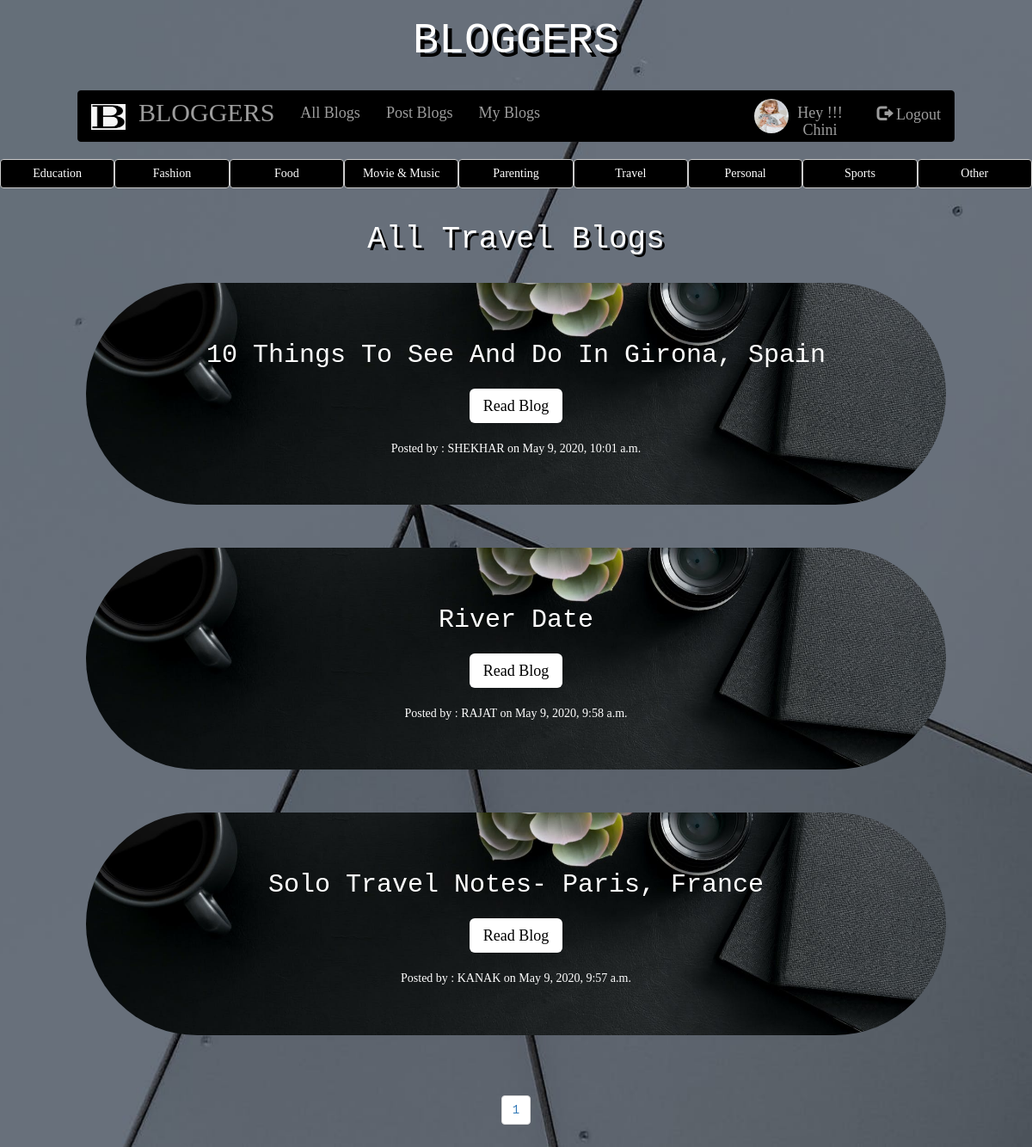
The app's page /travel_cat/ (signed in) with its own data.
### app1/models.py (models this page shows, shortened)
class Profile(models.Model):
    user = models.OneToOneField(User, on_delete = models.CASCADE)
    dob = models.DateField(null = True, blank = True)
    photo = models.ImageField(null = True,blank = True, default="avatar2.jpg")

class post(models.Model):
    STATUS_CHOICES = (('draft','Draft'),('published','Published'))
    CATEGORY_CHOICES = (('travel blogs','Travel Blogs'),('fashion blogs','Fashion Blogs'),('food blogs','Food Blogs'),('educational blogs','Educational Blogs'),('parenting blogs','Parenting Blogs'),('movie and music blogs','Movie And Music Blogs'),('sports blogs','Sports Blogs'),('personal blogs','Personal Blogs'),('other','Other'))
    title = models.CharField(max_length = 260)
    slug = models.SlugField(max_length = 264,unique_for_date='publish')
    author = models.ForeignKey(User,related_name='blog_posts',on_delete=models.CASCADE)
    body = models.TextField()
    publish = models.DateTimeField(default = timezone.now)
    created = models.DateTimeField(auto_now_add = True)
    updated = models.DateTimeField(auto_now_add = True)
    image = models.FileField(upload_to = "images/",default="blogger.jpg")
    status = models.CharField(max_length = 20,choices = STATUS_CHOICES,default = 'draft')
    category = models.CharField(max_length = 50,choices = CATEGORY_CHOICES,default = 'other')
    class Meta:
        ordering = ('-publish',)

### app1/views.py (the view)
# urls.py: path('travel_cat/',views.travel_category_view),
def travel_category_view(request):
    travel = post.objects.filter(category__iexact="travel blogs",status = 'published')
    paginator = Paginator(travel,per_page = 5) # for pagination
    page_number = request.GET.get('page',1) # for pagination
    page_obj = paginator.get_page(page_number) # for pagination
    return render(request,'app1/travel_category.html',
    {'travel':page_obj.object_list,
    'paginator':paginator, # for pagination
    'page_number':int(page_number) # for pagination
    })

### template/app1/travel_category.html (shortened to what this page needs)
{% extends 'app1/navbar.html' %}
{% block body_block %}
{% load static %}
  <body>
    <center>
      <div class="btn-group btn-group-justified" role="group" >
        <div class="btn-group" role="group">
          <a href="/educational_cat"><button type="button" class="btn btn-default" id="btngrp" >Education</button></a>
        </div>
        <div class="btn-group" role="group">
          <a href="/fashion_cat"><button type="button" class="btn btn-default" id="btngrp">Fashion</button></a>
        </div>
        <div class="btn-group" role="group">
          <a href="/food_cat"><button type="button" class="btn btn-default" id="btngrp">Food</button></a>
        </div>
        <div class="btn-group" role="group">
          <a href="/movie_music_cat"><button type="button" class="btn btn-default" id="btngrp">Movie & Music</button></a>
        </div>
        <div class="btn-group" role="group">
          <a href="/parenting_cat"><button type="button" class="btn btn-default" id="btngrp">Parenting</button></a>
        </div>
        <div class="btn-group" role="group">
          <a href="/travel_cat"><button type="button" class="btn btn-default" id="btngrp">Travel</button></a>
        </div>
        <div class="btn-group" role="group">
          <a href="/personal_cat"><button type="button" class="btn btn-default" id="btngrp">Personal</button></a>
        </div>
        <div class="btn-group" role="group">
          <a href="/sports_cat"><button type="button" class="btn btn-default" id="btngrp">Sports</button></a>
        </div>
        <div class="btn-group" role="group">
          <a href="/other_cat"><button type="button" class="btn btn-default" id="btngrp">Other</button></a>
        </div>
      </div><br>
      <h1 style="text-shadow:3px 3px black;">All Travel Blogs</h1><br>
      {% if travel %}
      {% for i in travel %}
      <div style="color:white;">
        <div class="jumbotron" style="width:1000px; border-radius:200px;" id="blogjumbo">
          <h2 class="display-4">{{i.title|title}}</h2>
          <br>
                <a class="btn-lg" href="/{{i.id}}" style="background:white; color:black; font-family:serif;">Read Blog</a>
                <br><br>
                <h5 style="font-family:serif;">Posted by : {{i.author|upper}}  on {{i.publish}}</h5>
        </div>
      </div><br>
      {% endfor %}
        {% else %}
          <div id="maindiv">
            <h1>No data found</h1>
          </div><br>
        {% endif %}
    <ul class="pagination">
      {% for i in paginator.page_range %}
        <li class="page-item" {% if i == page_number %} active {% endif %}>
          <a class="page-link" href="?page={{i}}">{{i}}</a>
        </li>
      {% endfor %}
    </ul>
  </body>
{% endblock %}

### template/app1/navbar.html (shortened to what this page needs)
<!DOCTYPE html>
{% load static %}
<html lang="en">
<head>
  <link rel="stylesheet" href="https://maxcdn.bootstrapcdn.com/bootstrap/3.4.1/css/bootstrap.min.css">
</head>
<body>
  <center>
<h1 style="text-shadow:5px 5px black; font-size:50px;">BLOGGERS</h1>
<br>
<nav class="navbar navbar-inverse" id="navi">
  <a class="navbar-brand">
   <img src="{% static 'images/b.png' %}" alt="Logo" style="width:40px;height:30px;">
 </a>
  <div class="container-fluid">
    <div class="navbar-header">
      <a class="navbar-brand" href="/" style="font-size:30px;">BLOGGERS</a>
    </div>
    <ul class="nav navbar-nav">
      <li><a href="/allblogs">All Blogs</a></li>
      <li><a href="/postblogs">Post Blogs</a></li>
      <li><a href="/myblogs">My Blogs</a></li>
    </ul>
    <ul class="nav navbar-nav navbar-right">
      {% if request.user.is_authenticated %}
      <li>
        {% if request.user.profile.photo %}
        <img src="{{request.user.profile.photo.url}}" class="img-rounded">
        {% else %}
        <img src="/media/avatar2.jpg" class="img-rounded">
        {% endif %}
        <a href="/edit_profile">Hey !!! {{user.get_username|title}}</a>
      </li>
      <li><a href="/accounts/logout"><span class="glyphicon glyphicon-log-out"></span> Logout</a></li>
      {% endif %}
    </ul>
  </div>
</nav>
</body>
{% block body_block %}
{% endblock %}
</html>

### records on screen
post: title "10 Things To See And Do In Girona, Spain", author "SHEKHAR", publish "May 9, 2020, 10:01 a.m."
post: title "River Date", author "RAJAT", publish "May 9, 2020, 9:58 a.m."
post: title "Solo Travel Notes- Paris, France", author "KANAK", publish "May 9, 2020, 9:57 a.m."

### other values on screen
{{ user.get_username|title }} "Chini"
{{ i }} "1"
